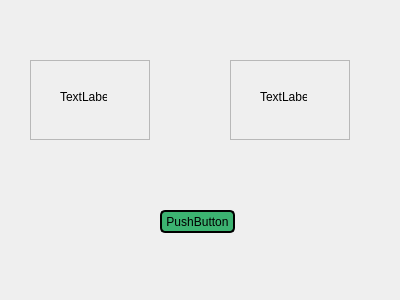
<?xml version="1.0" encoding="UTF-8"?>
<ui version="4.0">
 <class>Dialog</class>
 <widget class="QDialog" name="Dialog">
  <property name="geometry">
   <rect>
    <x>0</x>
    <y>0</y>
    <width>400</width>
    <height>300</height>
   </rect>
  </property>
  <property name="windowTitle">
   <string>Dialog</string>
  </property>
  <widget class="QPushButton" name="pushButton">
   <property name="geometry">
    <rect>
     <x>160</x>
     <y>210</y>
     <width>75</width>
     <height>23</height>
    </rect>
   </property>
   <property name="styleSheet">
    <string notr="true">QPushButton {
	background-color: rgb(60,179,113);
	border: 2px solid rgb(0,0,0);
	border-radius: 5px
}</string>
   </property>
   <property name="text">
    <string>PushButton</string>
   </property>
  </widget>
  <widget class="QFrame" name="frame">
   <property name="geometry">
    <rect>
     <x>30</x>
     <y>60</y>
     <width>120</width>
     <height>80</height>
    </rect>
   </property>
   <property name="frameShape">
    <enum>QFrame::StyledPanel</enum>
   </property>
   <property name="frameShadow">
    <enum>QFrame::Raised</enum>
   </property>
   <widget class="QLabel" name="label">
    <property name="geometry">
     <rect>
      <x>30</x>
      <y>30</y>
      <width>47</width>
      <height>13</height>
     </rect>
    </property>
    <property name="text">
     <string>TextLabel</string>
    </property>
   </widget>
  </widget>
  <widget class="QFrame" name="frame_2">
   <property name="geometry">
    <rect>
     <x>230</x>
     <y>60</y>
     <width>120</width>
     <height>80</height>
    </rect>
   </property>
   <property name="frameShape">
    <enum>QFrame::StyledPanel</enum>
   </property>
   <property name="frameShadow">
    <enum>QFrame::Raised</enum>
   </property>
   <widget class="QLabel" name="label_2">
    <property name="geometry">
     <rect>
      <x>30</x>
      <y>30</y>
      <width>47</width>
      <height>13</height>
     </rect>
    </property>
    <property name="text">
     <string>TextLabel</string>
    </property>
   </widget>
  </widget>
 </widget>
 <resources/>
 <connections/>
</ui>
